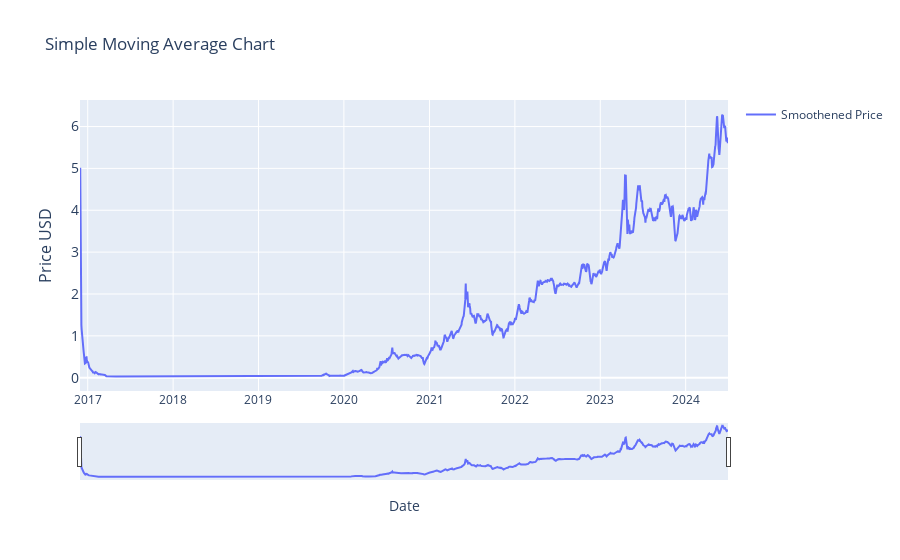

Notebook cell for this chart:
### Markdown cell above
### Moving Averages (2) - DONE SMA

### Code cell
# SIMPLE Moving Average (SMA)                            


import plotly.graph_objects as go
import pandas as pd
from ipywidgets import interact, DatePicker
import numpy as np


df = current_item.copy()
# NOTE: Window = sets the period for calculating the moving average.
window = 2
df = calculate_sma(df, window)


start_date_picker = DatePicker(description='Start Date', value=START_DATE)
end_date_picker = DatePicker(description='End Date', value=END_DATE)


interact(lambda start_date, end_date:
            plot_simple_moving_average(df, start_date, end_date),
            start_date=start_date_picker, end_date=end_date_picker)

### Figure 1 — Plotly figure (JSON) as saved in the notebook; plotly's stock layout.template omitted (floating-point values rounded to 4 significant figures; data arrays with more than 128 entries replaced by an {"elided": "..."} marker saying what was removed)
{"data": [{"mode": "lines", "name": "Smoothened Price", "type": "scatter", "x": {"elided": "2771 str values"}, "y": {"elided": "2771 float values"}}], "layout": {"showlegend": true, "title": {"text": "Simple Moving Average Chart"}, "xaxis": {"rangeslider": {"visible": true}, "title": {"text": "Date"}, "type": "date"}, "yaxis": {"tickfont": {"size": 14}, "title": {"font": {"size": 16}, "text": "Price USD"}}}}
